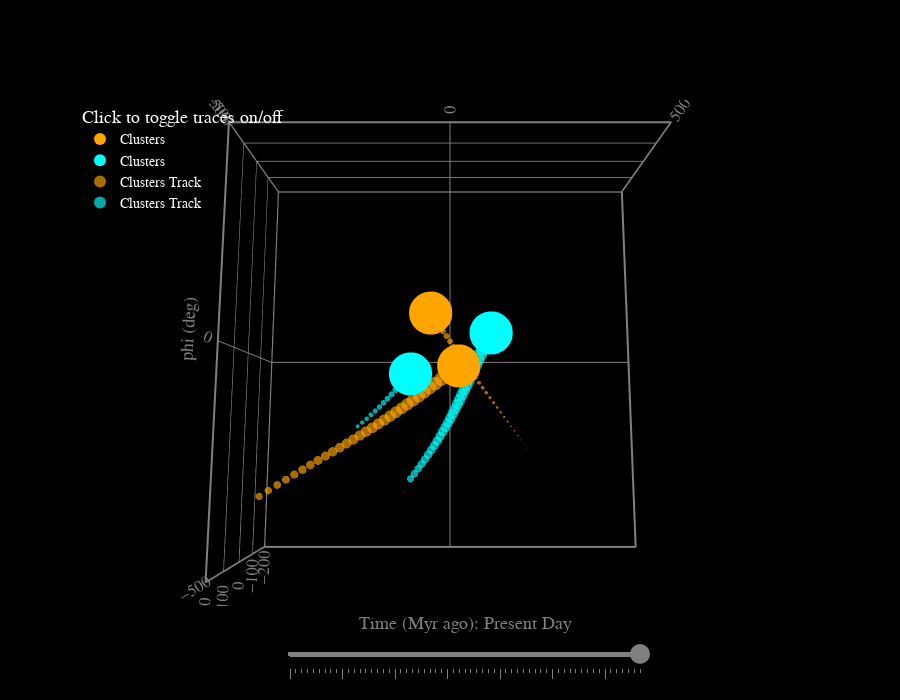

Write notebook code for a chart like this one.
### Code cell
# Make plot
time_int = np.arange(0, -30.5, -0.5)
plotter = StarClusters3DPlotter(
    data_collection = collection,
    xyz_widths=(501, 501, 200),
    figure_theme='dark',
    use_cylindrical_coords=True
    )

# We can change the layout of the plot by accessing the figure_layout_dict attribute, which controls the plotly layout
plotter.figure_layout_dict['scene']['xaxis']['showgrid'] = True
plotter.figure_layout_dict['scene']['yaxis']['showgrid'] = True
plotter.figure_layout_dict['scene']['zaxis']['showgrid'] = True

fig = plotter.generate_3d_plot(
    time = time_int,
    show = True,
    show_gc_line=False
)

### Figure 1 — Plotly figure (JSON) as saved in the notebook; plotly's stock layout.template omitted (floating-point values rounded to 4 significant figures)
{"data": [{"hovertext": ["cluster1: 10 Myr", "cluster2: 20 Myr"], "marker": {"color": "orange", "line": {"color": "black", "width": 0}, "opacity": 1, "size": [30, 30], "symbol": "circle"}, "mode": "markers", "name": "Clusters", "type": "scatter3d", "visible": true, "x": [20.0, -50.0], "y": [-30.0, 100.0], "z": [-10.0, 10.0]}, {"hovertext": ["cluster3: 30 Myr", "cluster4: 40 Myr"], "marker": {"color": "cyan", "line": {"color": "black", "width": 0}, "opacity": 1, "size": [30, 30], "symbol": "circle"}, "mode": "markers", "name": "Clusters", "type": "scatter3d", "visible": true, "x": [100.0, -100.0], "y": [50.0, -50.0], "z": [10.0, -10.0]}, {"marker": {"color": "orange", "line": {"width": 0}, "opacity": 0.6667, "size": [10, 9.833, 9.667, 9.5, 9.333, 9.167, 9, 8.833, 8.667, 8.5, 8.333, 8.167, 8, 7.833, 7.667, 7.5, 7.333, 7.167, 7, 6.833, 6.667, 6.5, 6.333, 6.167, 6, 5.833, 5.667, 5.5, 5.333, 5.167, 5, 4.833, 4.667, 4.5, 4.333, 4.167, 4, 3.833, 3.667, 3.5, 3.333, 3.167, 3.0, 2.833, 2.667, 2.5, 2.333, 2.167, 2.0, 1.833, 1.667, 1.5, 1.333, 1.167, 1.0, 0.8333, 0.6667, 0.5, 0.3333, 0.1667, 0, 10, 9.833, 9.667, 9.5, 9.333, 9.167, 9, 8.833, 8.667, 8.5, 8.333, 8.167, 8, 7.833, 7.667, 7.5, 7.333, 7.167, 7, 6.833, 6.667, 6.5, 6.333, 6.167, 6, 5.833, 5.667, 5.5, 5.333, 5.167, 5, 4.833, 4.667, 4.5, 4.333, 4.167, 4, 3.833, 3.667, 3.5, 3.333, 3.167, 3.0, 2.833, 2.667, 2.5, 2.333, 2.167, 2.0, 1.833, 1.667, 1.5, 1.333, 1.167, 1.0, 0.8333, 0.6667, 0.5, 0.3333, 0.1667, 0]}, "mode": "markers", "name": "Clusters Track", "type": "scatter3d", "visible": true, "x": [20.0, 5.592, -8.803, -23.21, -37.64, -52.12, -66.67, -81.32, -96.09, -111.0, -126.1, -141.3, -156.8, -172.5, -188.4, -204.6, -221.1, -237.9, -255.0, -272.4, -290.1, -308.2, -326.7, -345.4, -364.6, -384.0, -403.8, -424.0, -444.4, -465.2, -486.3, -45.45, -36.38, -27.33, -18.29, -9.244, -0.1978, 8.858, 17.93, 27.01, 36.1, 45.21, 54.32, 63.43, 72.54, 81.62, 90.68, 99.7, 108.7, 117.5, 126.3, 135.0, 143.6, 152.0, 160.3, 168.4, 176.3, 183.9, 191.3, 198.5, 205.3], "y": [-30.0, -40.46, -50.88, -61.25, -71.58, -81.85, -92.07, -102.2, -112.3, -122.4, -132.5, -142.5, -152.5, -162.5, -172.5, -182.6, -192.7, -202.9, -213.2, -223.7, -234.3, -245.1, -256.2, -267.5, -279.1, -291.0, -303.3, -316.0, -329.0, -342.6, -356.6, 93.73, 81.13, 68.45, 55.72, 42.93, 30.11, 17.26, 4.406, -8.442, -21.27, -34.06, -46.8, -59.48, -72.08, -84.58, -96.99, -109.3, -121.4, -133.5, -145.4, -157.1, -168.7, -180.2, -191.5, -202.7, -213.7, -224.6, -235.4, -246.0, -256.6], "z": [-10.0, -19.42, -28.71, -37.81, -46.67, -55.22, -63.42, -71.21, -78.55, -85.4, -91.71, -97.47, -102.6, -107.2, -111.1, -114.4, -117.0, -118.9, -120.2, -120.8, -120.8, -120.1, -118.7, -116.8, -114.2, -111.0, -107.2, -102.9, -98.09, -92.78, -87.0, 8.842, 6.484, 4.085, 1.659, -0.7794, -3.213, -5.627, -8.004, -10.33, -12.59, -14.76, -16.84, -18.81, -20.65, -22.35, -23.9, -25.29, -26.52, -27.56, -28.43, -29.1, -29.58, -29.86, -29.94, -29.83, -29.52, -29.02, -28.33, -27.45, -26.4]}, {"marker": {"color": "cyan", "line": {"width": 0}, "opacity": 0.6667, "size": [10, 9.833, 9.667, 9.5, 9.333, 9.167, 9, 8.833, 8.667, 8.5, 8.333, 8.167, 8, 7.833, 7.667, 7.5, 7.333, 7.167, 7, 6.833, 6.667, 6.5, 6.333, 6.167, 6, 5.833, 5.667, 5.5, 5.333, 5.167, 5, 4.833, 4.667, 4.5, 4.333, 4.167, 4, 3.833, 3.667, 3.5, 3.333, 3.167, 3.0, 2.833, 2.667, 2.5, 2.333, 2.167, 2.0, 1.833, 1.667, 1.5, 1.333, 1.167, 1.0, 0.8333, 0.6667, 0.5, 0.3333, 0.1667, 0, 10, 9.833, 9.667, 9.5, 9.333, 9.167, 9, 8.833, 8.667, 8.5, 8.333, 8.167, 8, 7.833, 7.667, 7.5, 7.333, 7.167, 7, 6.833, 6.667, 6.5, 6.333, 6.167, 6, 5.833, 5.667, 5.5, 5.333, 5.167, 5, 4.833, 4.667, 4.5, 4.333, 4.167, 4, 3.833, 3.667, 3.5, 3.333, 3.167, 3.0, 2.833, 2.667, 2.5, 2.333, 2.167, 2.0, 1.833, 1.667, 1.5, 1.333, 1.167, 1.0, 0.8333, 0.6667, 0.5, 0.3333, 0.1667, 0]}, "mode": "markers", "name": "Clusters Track", "type": "scatter3d", "visible": true, "x": [100.0, 93.82, 87.74, 81.76, 75.86, 70.04, 64.29, 58.58, 52.91, 47.25, 41.59, 35.92, 30.2, 24.43, 18.58, 12.63, 6.565, 0.3626, -5.996, -12.53, -19.25, -26.19, -33.35, -40.74, -48.39, -56.3, -64.49, -72.96, -81.71, -90.76, -100.1, -105.7, -117.1, -128.7, -140.4, -152.2, -164.2, -176.4, -188.8, -201.5, -214.4, -227.5, -241.0, -254.7, -268.8, -283.3, -298.1, -313.3, -328.8, -344.8, -361.2, -378.0, -395.1, -412.7, -430.8, -449.2, -468.0, -487.2, -506.8, -526.8, -547.1], "y": [50.0, 37.46, 24.9, 12.33, -0.2412, -12.79, -25.3, -37.77, -50.18, -62.53, -74.81, -87.01, -99.13, -111.2, -123.1, -135.0, -146.8, -158.6, -170.2, -181.9, -193.5, -205.1, -216.6, -228.2, -239.9, -251.5, -263.3, -275.1, -287.1, -299.2, -311.5, -55.23, -65.66, -76.04, -86.38, -96.67, -106.9, -117.1, -127.3, -137.5, -147.7, -157.8, -168.0, -178.3, -188.6, -199.0, -209.5, -220.1, -230.9, -241.9, -253.1, -264.5, -276.3, -288.4, -300.8, -313.6, -326.8, -340.5, -354.6, -369.3, -384.6], "z": [10.0, 2.558, -4.904, -12.34, -19.69, -26.91, -33.95, -40.77, -47.31, -53.54, -59.42, -64.91, -69.97, -74.58, -78.71, -82.34, -85.45, -88.02, -90.05, -91.52, -92.43, -92.78, -92.58, -91.83, -90.54, -88.72, -86.39, -83.56, -80.25, -76.49, -72.31, -18.81, -36.33, -53.61, -70.55, -87.05, -103.0, -118.4, -133.0, -146.8, -159.9, -172.0, -183.1, -193.3, -202.5, -210.7, -217.8, -223.8, -228.8, -232.7, -235.5, -237.2, -237.8, -237.4, -236.0, -233.5, -230.0, -225.6, -220.1, -213.8, -206.5]}], "layout": {"dragmode": "turntable", "height": 700, "legend": {"bgcolor": "rgba(0,0,0,0)", "font": {"color": "white", "family": "Helvetica", "size": 14}, "itemsizing": "constant", "title": {"font": {"color": "white", "size": 18}, "side": "top", "text": "Click to toggle traces on/off"}, "x": 0, "y": 1}, "paper_bgcolor": "black", "scene": {"aspectmode": "manual", "aspectratio": {"x": 1, "y": 1, "z": 0.3992}, "bgcolor": "black", "camera": {"center": {"x": 0, "y": 0, "z": 0}, "eye": {"x": 0, "y": -0.2, "z": 1.5}, "projection": {"type": "perspective"}, "up": {"x": 0, "y": 1, "z": 0}}, "xaxis": {"backgroundcolor": "black", "gridcolor": "gray", "linecolor": "gray", "linewidth": 4, "mirror": true, "nticks": 5, "range": [-501, 501], "showgrid": true, "showline": true, "showspikes": false, "tickfont": {"color": "gray", "family": "helvetica", "size": 14}, "title": {"font": {"color": "gray", "family": "helvetica", "size": 18}, "text": "R (kpc)"}, "zeroline": false, "zerolinecolor": "gray", "zerolinewidth": 4}, "yaxis": {"backgroundcolor": "black", "gridcolor": "gray", "linecolor": "gray", "linewidth": 4, "mirror": true, "nticks": 5, "range": [-501, 501], "showgrid": true, "showline": true, "showspikes": false, "tickfont": {"color": "gray", "family": "helvetica", "size": 14}, "title": {"font": {"color": "gray", "family": "helvetica", "size": 18}, "text": "phi (deg)"}, "zeroline": false, "zerolinecolor": "gray", "zerolinewidth": 4}, "zaxis": {"backgroundcolor": "black", "gridcolor": "gray", "linecolor": "gray", "linewidth": 4, "mirror": true, "nticks": 5, "range": [-200, 200], "showgrid": true, "showline": true, "showspikes": false, "tickfont": {"color": "gray", "family": "helvetica", "size": 14}, "title": {"font": {"color": "gray", "family": "helvetica", "size": 18}, "text": "z (pc)"}, "zeroline": false, "zerolinecolor": "gray", "zerolinewidth": 4}}, "sliders": [{"active": 60, "bgcolor": "gray", "bordercolor": "gray", "borderwidth": 0, "currentvalue": {"font": {"color": "gray", "family": "helvetica", "size": 18}, "offset": 20, "prefix": "Time (Myr ago): ", "visible": true, "xanchor": "center"}, "font": {"color": "rgba(0,0,0,0)", "family": "helvetica", "size": 8}, "len": 0.5, "pad": {"b": 0, "l": 0, "r": 0, "t": 0}, "steps": [{"args": [["-30.0"], {"frame": {"duration": 5, "easing": "linear", "redraw": true}, "transition": {"duration": 0, "easing": "linear"}}], "label": "30.0", "method": "animate"}, {"args": [["-29.5"], {"frame": {"duration": 5, "easing": "linear", "redraw": true}, "transition": {"duration": 0, "easing": "linear"}}], "label": "29.5", "method": "animate"}, {"args": [["-29.0"], {"frame": {"duration": 5, "easing": "linear", "redraw": true}, "transition": {"duration": 0, "easing": "linear"}}], "label": "29.0", "method": "animate"}, {"args": [["-28.5"], {"frame": {"duration": 5, "easing": "linear", "redraw": true}, "transition": {"duration": 0, "easing": "linear"}}], "label": "28.5", "method": "animate"}, {"args": [["-28.0"], {"frame": {"duration": 5, "easing": "linear", "redraw": true}, "transition": {"duration": 0, "easing": "linear"}}], "label": "28.0", "method": "animate"}, {"args": [["-27.5"], {"frame": {"duration": 5, "easing": "linear", "redraw": true}, "transition": {"duration": 0, "easing": "linear"}}], "label": "27.5", "method": "animate"}, {"args": [["-27.0"], {"frame": {"duration": 5, "easing": "linear", "redraw": true}, "transition": {"duration": 0, "easing": "linear"}}], "label": "27.0", "method": "animate"}, {"args": [["-26.5"], {"frame": {"duration": 5, "easing": "linear", "redraw": true}, "transition": {"duration": 0, "easing": "linear"}}], "label": "26.5", "method": "animate"}, {"args": [["-26.0"], {"frame": {"duration": 5, "easing": "linear", "redraw": true}, "transition": {"duration": 0, "easing": "linear"}}], "label": "26.0", "method": "animate"}, {"args": [["-25.5"], {"frame": {"duration": 5, "easing": "linear", "redraw": true}, "transition": {"duration": 0, "easing": "linear"}}], "label": "25.5", "method": "animate"}, {"args": [["-25.0"], {"frame": {"duration": 5, "easing": "linear", "redraw": true}, "transition": {"duration": 0, "easing": "linear"}}], "label": "25.0", "method": "animate"}, {"args": [["-24.5"], {"frame": {"duration": 5, "easing": "linear", "redraw": true}, "transition": {"duration": 0, "easing": "linear"}}], "label": "24.5", "method": "animate"}, {"args": [["-24.0"], {"frame": {"duration": 5, "easing": "linear", "redraw": true}, "transition": {"duration": 0, "easing": "linear"}}], "label": "24.0", "method": "animate"}, {"args": [["-23.5"], {"frame": {"duration": 5, "easing": "linear", "redraw": true}, "transition": {"duration": 0, "easing": "linear"}}], "label": "23.5", "method": "animate"}, {"args": [["-23.0"], {"frame": {"duration": 5, "easing": "linear", "redraw": true}, "transition": {"duration": 0, "easing": "linear"}}], "label": "23.0", "method": "animate"}, {"args": [["-22.5"], {"frame": {"duration": 5, "easing": "linear", "redraw": true}, "transition": {"duration": 0, "easing": "linear"}}], "label": "22.5", "method": "animate"}, {"args": [["-22.0"], {"frame": {"duration": 5, "easing": "linear", "redraw": true}, "transition": {"duration": 0, "easing": "linear"}}], "label": "22.0", "method": "animate"}, {"args": [["-21.5"], {"frame": {"duration": 5, "easing": "linear", "redraw": true}, "transition": {"duration": 0, "easing": "linear"}}], "label": "21.5", "method": "animate"}, {"args": [["-21.0"], {"frame": {"duration": 5, "easing": "linear", "redraw": true}, "transition": {"duration": 0, "easing": "linear"}}], "label": "21.0", "method": "animate"}, {"args": [["-20.5"], {"frame": {"duration": 5, "easing": "linear", "redraw": true}, "transition": {"duration": 0, "easing": "linear"}}], "label": "20.5", "method": "animate"}, {"args": [["-20.0"], {"frame": {"duration": 5, "easing": "linear", "redraw": true}, "transition": {"duration": 0, "easing": "linear"}}], "label": "20.0", "method": "animate"}, {"args": [["-19.5"], {"frame": {"duration": 5, "easing": "linear", "redraw": true}, "transition": {"duration": 0, "easing": "linear"}}], "label": "19.5", "method": "animate"}, {"args": [["-19.0"], {"frame": {"duration": 5, "easing": "linear", "redraw": true}, "transition": {"duration": 0, "easing": "linear"}}], "label": "19.0", "method": "animate"}, {"args": [["-18.5"], {"frame": {"duration": 5, "easing": "linear", "redraw": true}, "transition": {"duration": 0, "easing": "linear"}}], "label": "18.5", "method": "animate"}, {"args": [["-18.0"], {"frame": {"duration": 5, "easing": "linear", "redraw": true}, "transition": {"duration": 0, "easing": "linear"}}], "label": "18.0", "method": "animate"}, {"args": [["-17.5"], {"frame": {"duration": 5, "easing": "linear", "redraw": true}, "transition": {"duration": 0, "easing": "linear"}}], "label": "17.5", "method": "animate"}, {"args": [["-17.0"], {"frame": {"duration": 5, "easing": "linear", "redraw": true}, "transition": {"duration": 0, "easing": "linear"}}], "label": "17.0", "method": "animate"}, {"args": [["-16.5"], {"frame": {"duration": 5, "easing": "linear", "redraw": true}, "transition": {"duration": 0, "easing": "linear"}}], "label": "16.5", "method": "animate"}, {"args": [["-16.0"], {"frame": {"duration": 5, "easing": "linear", "redraw": true}, "transition": {"duration": 0, "easing": "linear"}}], "label": "16.0", "method": "animate"}, {"args": [["-15.5"], {"frame": {"duration": 5, "easing": "linear", "redraw": true}, "transition": {"duration": 0, "easing": "linear"}}], "label": "15.5", "method": "animate"}, {"args": [["-15.0"], {"frame": {"duration": 5, "easing": "linear", "redraw": true}, "transition": {"duration": 0, "easing": "linear"}}], "label": "15.0", "method": "animate"}, {"args": [["-14.5"], {"frame": {"duration": 5, "easing": "linear", "redraw": true}, "transition": {"duration": 0, "easing": "linear"}}], "label": "14.5", "method": "animate"}, {"args": [["-14.0"], {"frame": {"duration": 5, "easing": "linear", "redraw": true}, "transition": {"duration": 0, "easing": "linear"}}], "label": "14.0", "method": "animate"}, {"args": [["-13.5"], {"frame": {"duration": 5, "easing": "linear", "redraw": true}, "transition": {"duration": 0, "easing": "linear"}}], "label": "13.5", "method": "animate"}, {"args": [["-13.0"], {"frame": {"duration": 5, "easing": "linear", "redraw": true}, "transition": {"duration": 0, "easing": "linear"}}], "label": "13.0", "method": "animate"}, {"args": [["-12.5"], {"frame": {"duration": 5, "easing": "linear", "redraw": true}, "transition": {"duration": 0, "easing": "linear"}}], "label": "12.5", "method": "animate"}, {"args": [["-12.0"], {"frame": {"duration": 5, "easing": "linear", "redraw": true}, "transition": {"duration": 0, "easing": "linear"}}], "label": "12.0", "method": "animate"}, {"args": [["-11.5"], {"frame": {"duration": 5, "easing": "linear", "redraw": true}, "transition": {"duration": 0, "easing": "linear"}}], "label": "11.5", "method": "animate"}, {"args": [["-11.0"], {"frame": {"duration": 5, "easing": "linear", "redraw": true}, "transition": {"duration": 0, "easing": "linear"}}], "label": "11.0", "method": "animate"}, {"args": [["-10.5"], {"frame": {"duration": 5, "easing": "linear", "redraw": true}, "transition": {"duration": 0, "easing": "linear"}}], "label": "10.5", "method": "animate"}, {"args": [["-10.0"], {"frame": {"duration": 5, "easing": "linear", "redraw": true}, "transition": {"duration": 0, "easing": "linear"}}], "label": "10.0", "method": "animate"}, {"args": [["-9.5"], {"frame": {"duration": 5, "easing": "linear", "redraw": true}, "transition": {"duration": 0, "easing": "linear"}}], "label": "9.5", "method": "animate"}, {"args": [["-9.0"], {"frame": {"duration": 5, "easing": "linear", "redraw": true}, "transition": {"duration": 0, "easing": "linear"}}], "label": "9.0", "method": "animate"}, {"args": [["-8.5"], {"frame": {"duration": 5, "easing": "linear", "redraw": true}, "transition": {"duration": 0, "easing": "linear"}}], "label": "8.5", "method": "animate"}, {"args": [["-8.0"], {"frame": {"duration": 5, "easing": "linear", "redraw": true}, "transition": {"duration": 0, "easing": "linear"}}], "label": "8.0", "method": "animate"}, {"args": [["-7.5"], {"frame": {"duration": 5, "easing": "linear", "redraw": true}, "transition": {"duration": 0, "easing": "linear"}}], "label": "7.5", "method": "animate"}, {"args": [["-7.0"], {"frame": {"duration": 5, "easing": "linear", "redraw": true}, "transition": {"duration": 0, "easing": "linear"}}], "label": "7.0", "method": "animate"}, {"args": [["-6.5"], {"frame": {"duration": 5, "easing": "linear", "redraw": true}, "transition": {"duration": 0, "easing": "linear"}}], "label": "6.5", "method": "animate"}, {"args": [["-6.0"], {"frame": {"duration": 5, "easing": "linear", "redraw": true}, "transition": {"duration": 0, "easing": "linear"}}], "label": "6.0", "method": "animate"}, {"args": [["-5.5"], {"frame": {"duration": 5, "easing": "linear", "redraw": true}, "transition": {"duration": 0, "easing": "linear"}}], "label": "5.5", "method": "animate"}, {"args": [["-5.0"], {"frame": {"duration": 5, "easing": "linear", "redraw": true}, "transition": {"duration": 0, "easing": "linear"}}], "label": "5.0", "method": "animate"}, {"args": [["-4.5"], {"frame": {"duration": 5, "easing": "linear", "redraw": true}, "transition": {"duration": 0, "easing": "linear"}}], "label": "4.5", "method": "animate"}, {"args": [["-4.0"], {"frame": {"duration": 5, "easing": "linear", "redraw": true}, "transition": {"duration": 0, "easing": "linear"}}], "label": "4.0", "method": "animate"}, {"args": [["-3.5"], {"frame": {"duration": 5, "easing": "linear", "redraw": true}, "transition": {"duration": 0, "easing": "linear"}}], "label": "3.5", "method": "animate"}, {"args": [["-3.0"], {"frame": {"duration": 5, "easing": "linear", "redraw": true}, "transition": {"duration": 0, "easing": "linear"}}], "label": "3.0", "method": "animate"}, {"args": [["-2.5"], {"frame": {"duration": 5, "easing": "linear", "redraw": true}, "transition": {"duration": 0, "easing": "linear"}}], "label": "2.5", "method": "animate"}, {"args": [["-2.0"], {"frame": {"duration": 5, "easing": "linear", "redraw": true}, "transition": {"duration": 0, "easing": "linear"}}], "label": "2.0", "method": "animate"}, {"args": [["-1.5"], {"frame": {"duration": 5, "easing": "linear", "redraw": true}, "transition": {"duration": 0, "easing": "linear"}}], "label": "1.5", "method": "animate"}, {"args": [["-1.0"], {"frame": {"duration": 5, "easing": "linear", "redraw": true}, "transition": {"duration": 0, "easing": "linear"}}], "label": "1.0", "method": "animate"}, {"args": [["-0.5"], {"frame": {"duration": 5, "easing": "linear", "redraw": true}, "transition": {"duration": 0, "easing": "linear"}}], "label": "0.5", "method": "animate"}, {"args": [["0.0"], {"frame": {"duration": 5, "easing": "linear", "redraw": true}, "transition": {"duration": 0, "easing": "linear"}}], "label": "Present Day", "method": "animate"}], "tickcolor": "gray", "ticklen": 10, "transition": {"duration": 300, "easing": "bounce-in"}, "x": 0.27, "xanchor": "left", "y": 0, "yanchor": "top"}], "width": 900}}
